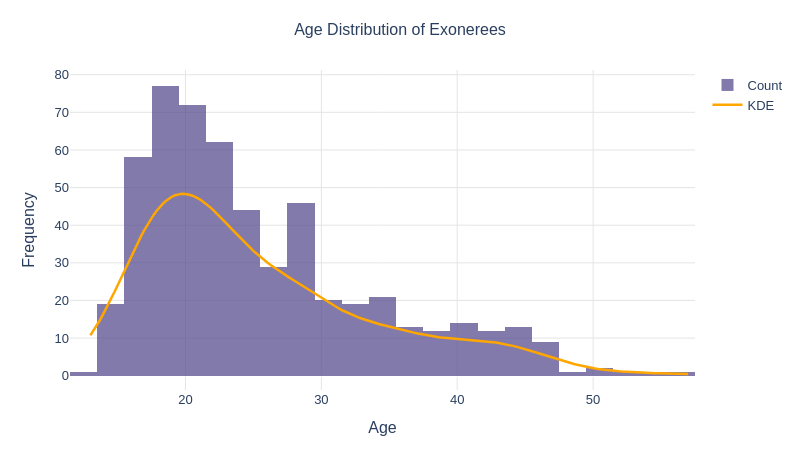

The code cell stored with this chart in its notebook:
### Markdown cell above
## Numerical Variables 

### Age Distribution of Exonerees

### Code cell
import plotly.graph_objects as go
import numpy as np
from scipy.stats import gaussian_kde

age_data = exon_df["age"].dropna()
kde = gaussian_kde(age_data, bw_method=0.3)
x_range = np.linspace(age_data.min(), age_data.max(), 200)
kde_y = kde(x_range) * len(age_data) * (age_data.max() - age_data.min()) / 30

fig = go.Figure()
fig.add_trace(
    go.Histogram(
        x=age_data,
        nbinsx=30,
        name="Count",
        marker_color="#594e90",
        opacity=0.75,
        hovertemplate="Age: %{x}<br>Count: %{y}<extra></extra>",
    )
)
fig.add_trace(
    go.Scatter(
        x=x_range,
        y=kde_y,
        mode="lines",
        name="KDE",
        line=dict(color="#ffa600", width=2.5),
    )
)

fig.update_layout(
    title=dict(text="Age Distribution of Exonerees", x=0.5, font=dict(size=16)),
    xaxis=dict(title="Age", gridcolor="#e5e5e5"),
    yaxis=dict(title="Frequency", gridcolor="#e5e5e5"),
    plot_bgcolor="white",
    paper_bgcolor="white",
    font=dict(family="Arial", size=13),
    width=800,
    height=450,
    margin=dict(t=70, b=60, l=70, r=40),
)
fig.show()

### Figure 1 — Plotly figure (JSON) as saved in the notebook; plotly's stock layout.template omitted (floating-point values rounded to 4 significant figures; data arrays with more than 128 entries replaced by an {"elided": "..."} marker saying what was removed)
{"data": [{"hovertemplate": "Age: %{x}<br>Count: %{y}<extra></extra>", "marker": {"color": "#594e90"}, "name": "Count", "nbinsx": 30, "opacity": 0.75, "type": "histogram", "x": {"elided": "547 float values"}}, {"line": {"color": "#ffa600", "width": 2.5}, "mode": "lines", "name": "KDE", "type": "scatter", "x": {"elided": "200 float values"}, "y": {"elided": "200 float values"}}], "layout": {"font": {"family": "Arial", "size": 13}, "height": 450, "margin": {"b": 60, "l": 70, "r": 40, "t": 70}, "paper_bgcolor": "white", "plot_bgcolor": "white", "title": {"font": {"size": 16}, "text": "Age Distribution of Exonerees", "x": 0.5}, "width": 800, "xaxis": {"gridcolor": "#e5e5e5", "title": {"text": "Age"}}, "yaxis": {"gridcolor": "#e5e5e5", "title": {"text": "Frequency"}}}}
